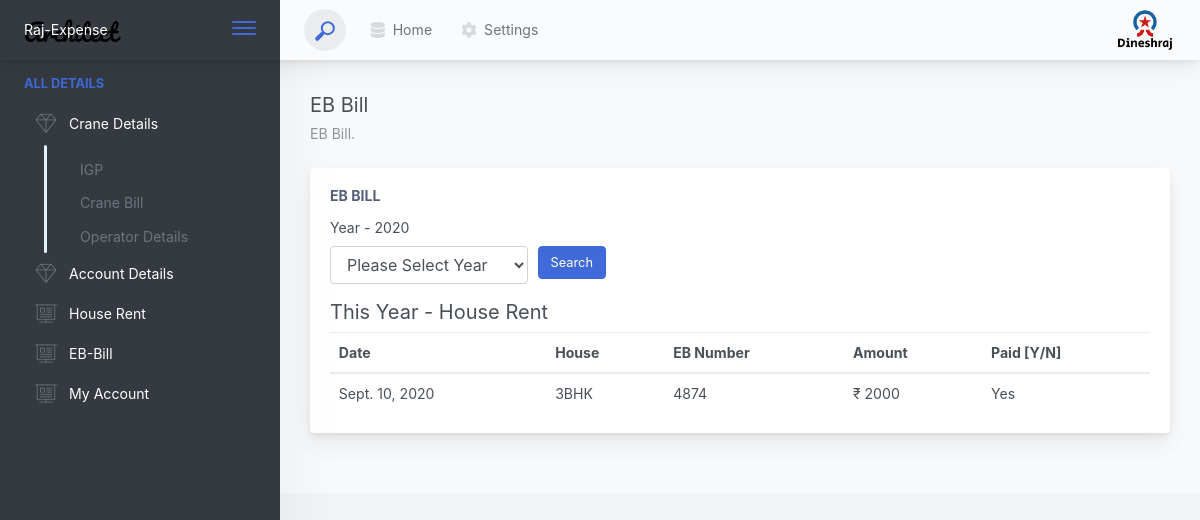
Screenshot of /ViewEBBill with the database file from the repository.
### dineshApp/models.py (models this page shows)
class EBBillModel(models.Model):
    house = models.CharField(max_length=30)
    date = models.DateField()
    eb_no = models.IntegerField()
    amount = models.IntegerField()
    yes_no = models.CharField(max_length=20)

### view_expenses/views.py (the view)
# urls.py: path('ViewEBBill', views.ViewEBBill.as_view()),
class ViewEBBill(views.EBBill):
    template_name = "view-eb-bill.html"

### dineshApp/views.py (called while the page is built)
    def get(self, request):
        current_year = date.today().year
        eb_bill_all_data = EBBillModel.objects.all()
        get_year = request.GET.get("year")
        eb_bill_year = list(set([ eb.date.year for eb in eb_bill_all_data ]))
        eb_bill_year.sort()
        if get_year is None:
            eb_bill = EBBillModel.objects.filter(date__year=current_year)
        else:
            eb_bill = EBBillModel.objects.filter(date__year=get_year)
            current_year = get_year
        datas = {
            "houses": ['1BHK', '2BHK', '3BHK',],
            "eb_num": [4270, 4874, 4876],
            "yes_no": ['Yes', 'No'],
            "eb_bills": eb_bill,
            "eb_bill_year": eb_bill_year,
            "current_year": current_year
        }
        return render(request, template_name=self.template_name, context=datas)

### template/view/view-eb-bill.html (shortened to what this page needs)
{% extends 'view-base.html' %}
{% load static %}
{% block content %}
<div>EB Bill
  <div class="page-title-subheading">EB Bill.</div>
</div>
</div>
</div>
<ul class="body-tabs body-tabs-layout tabs-animated body-tabs-animated nav">
</ul>
<div class="tab-content">
	<div class="tab-pane tabs-animation fade show active" id="tab-content-0" role="tabpanel">
		<div class="main-card mb-3 card">
			<div class="card-body">
				<h5 class="card-title">EB Bill</h5>
                <form>
                  <div class="form-row">
                    <div class="col-md-3">
                      <div class="position-relative form-group">
                        <label>Year - {{current_year}}</label>
                        <select name="year" class="form-control" required>
                          <option>Please Select Year</option>
                        </select>
                      </div>
                    </div>
                    <div class="col-md-3"> <br>
                      <button class="mt-2 btn btn-primary">Search</button>
                    </div>
                  </div>
              </form>
                <h5>This Year - House Rent </h5>
                <div class="table-responsive">
                    <table class="mb-0 table">
                        <thead>
                        <tr>
                            <th>Date</th>
                            <th>House</th>
                            <th>EB Number</th>
                            <th>Amount</th>
                            <th>Paid [Y/N]</th>
                        </tr>
                        </thead>
                        <tbody>
                            {% for eb_bill in eb_bills %}
                                <tr>
                                    <td>{{ eb_bill.date }}</td>
                                    <td>{{ eb_bill.house }}</td>
                                    <td>{{ eb_bill.eb_no }}</td>
                                    <td>&#8377; {{ eb_bill.amount }}</td>
                                    <td>{{ eb_bill.yes_no }}</td>
                                </tr>
                            {% endfor %}
                        </tbody>
                    </table>
                </div>
			</div>
		</div>
</div>
</div>
{% endblock %}

### rows the page displays
EBBillModel: date "Sept. 10, 2020", house "3BHK", eb_no "4874", amount "2000", yes_no "Yes"
